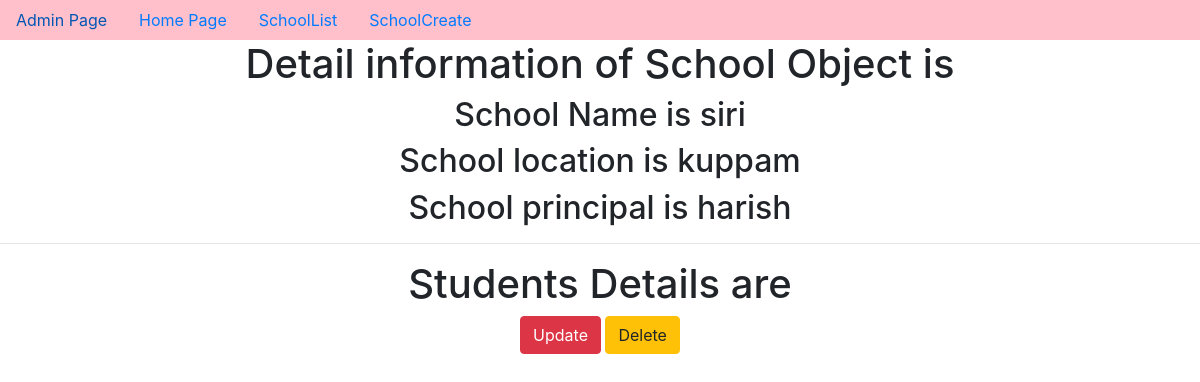
The page /4/ on the database as committed earlier.
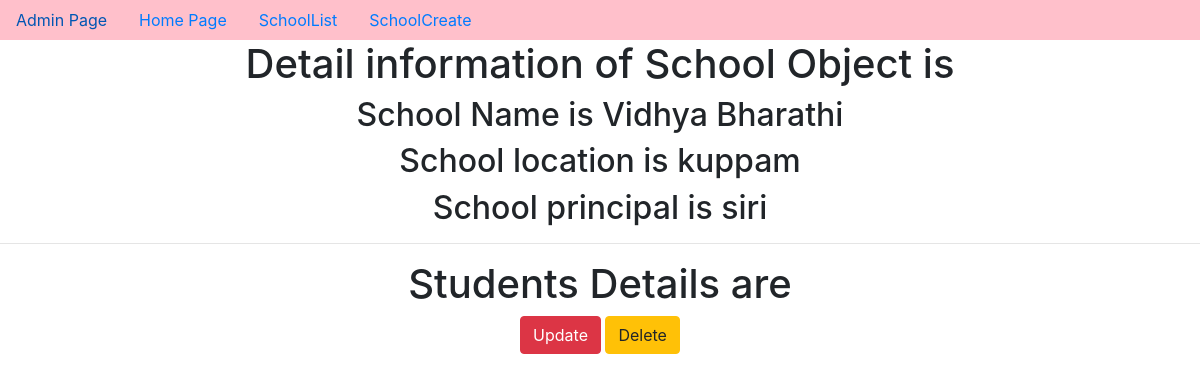
The same page on the database as committed later.
### app/models.py (models this page shows, shortened)
class School(models.Model):
    name=models.CharField(max_length=100)
    location=models.CharField(max_length=100)
    principal=models.CharField(max_length=100)

### app/views.py (the view)
# urls.py: re_path('(?P<pk>\d+)/',SchoolDetail.as_view(),name='detail'),
class SchoolDetail(DetailView):
    model=School
    context_object_name='sc'

### templates/app/school_detail.html (shortened to what this page needs)
{% extends 'app/dummy.html' %}
{% block body_block %}
<h1>Detail information of School Object is</h1>
<h2>School Name is {{sc.name}}</h2>
<h2>School location is {{sc.location}}</h2>
<h2>School principal is {{sc.principal}}</h2>
<hr>
<h1>Students Details are</h1>
<a href="{% url 'update' pk=sc.pk %}" class="btn btn-danger">Update</a>
<a href="{% url 'delete' pk=sc.pk %}" class="btn btn-warning">Delete</a>
{% endblock %}

Rows that differ between the two databases and show on the page:
changed School "kuppam": name "siri" → "Vidhya Bharathi"; principal "harish" → "siri"
